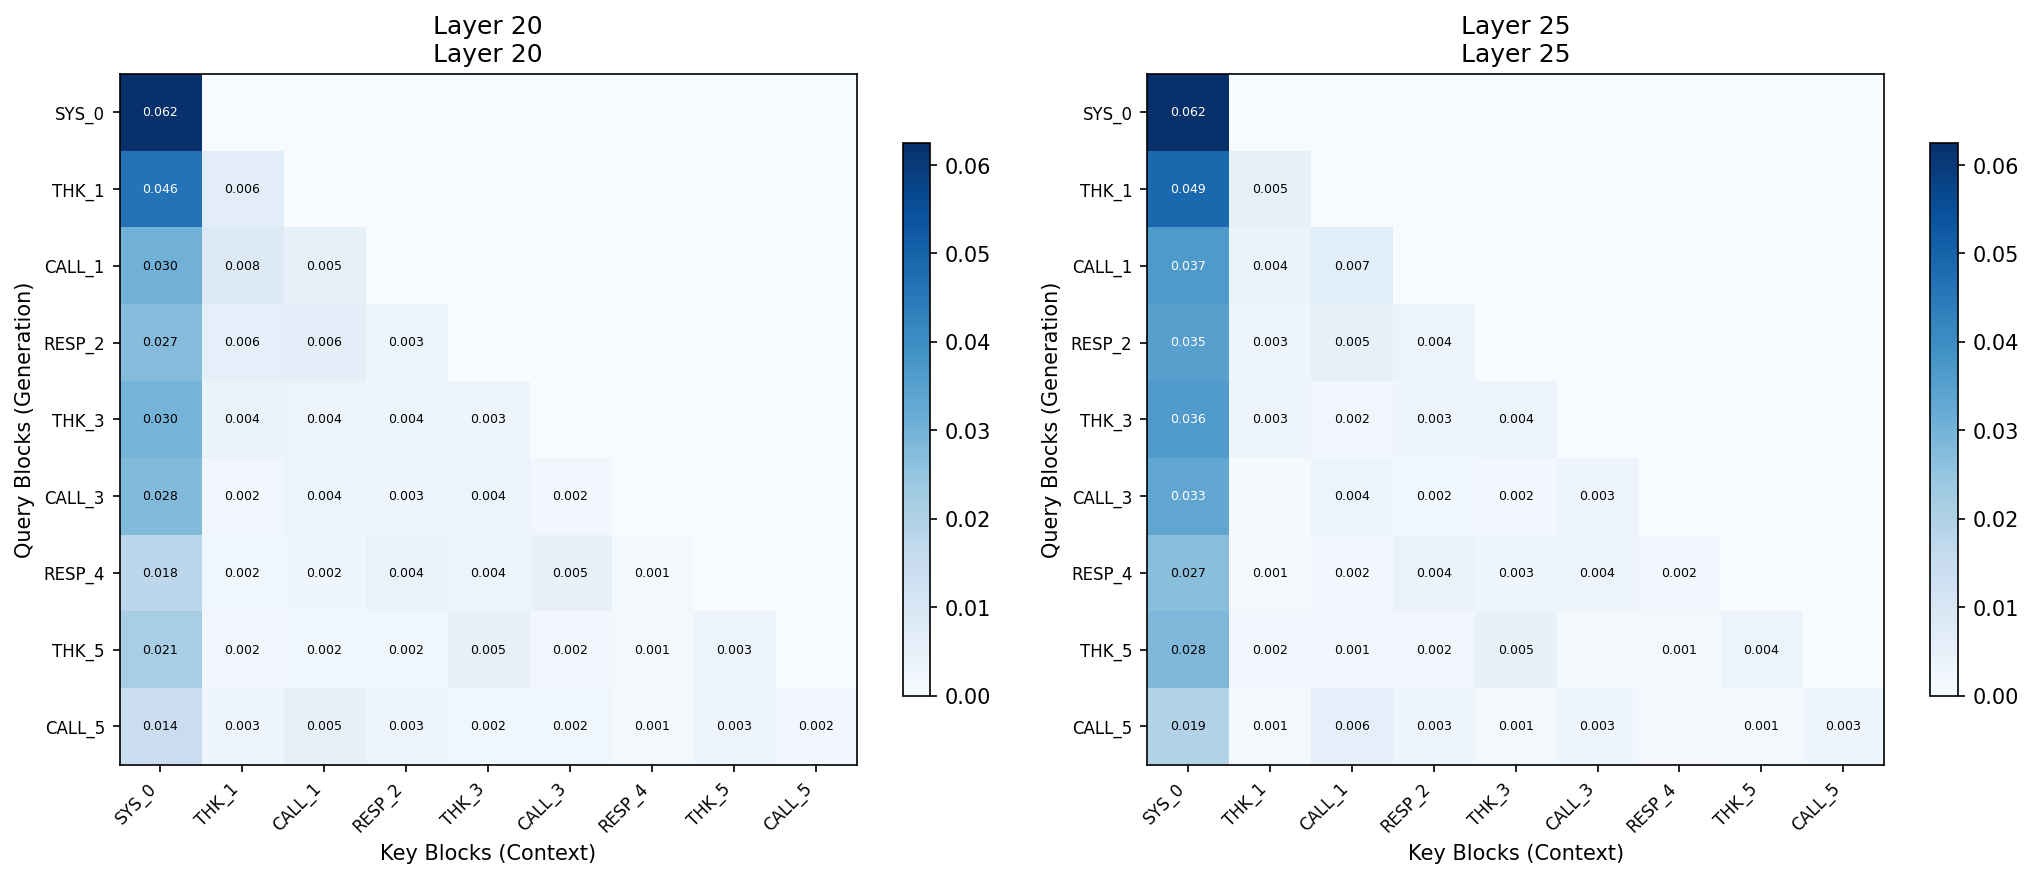

Write the Python code that produced this figure.
"""
Attention Map Analyzer for Large Language Models
支持 32B 模型多卡运行，分析 <think>, <tool_call>, <tool_response> 等标签块的注意力分布
"""

import json
import re
import torch
import numpy as np
import matplotlib.pyplot as plt
import seaborn as sns
from typing import Dict, List, Tuple, Optional
from dataclasses import dataclass
from transformers import AutoModelForCausalLM, AutoTokenizer
from collections import defaultdict
import warnings
warnings.filterwarnings('ignore')


@dataclass
class TagSpan:
    """标签块的位置信息"""
    tag_type: str  # think, tool_call, tool_response, answer
    start_char: int
    end_char: int
    start_token: int = -1
    end_token: int = -1
    content: str = ""


@dataclass
class AttentionAnalysisResult:
    """注意力分析结果"""
    sample_id: int
    layer_id: int
    tag_spans: List[TagSpan]
    attention_matrix: np.ndarray
    token_texts: List[str]
    cross_region_attention: Dict[str, Dict[str, float]]


class AttentionMapAnalyzer:
    """注意力图分析器"""
    
    # 需要提取的标签模式
    TAG_PATTERNS = {
        'think': r'<think>(.*?)</think>',
        'tool_call': r'<tool_call>(.*?)</tool_call>',
        'tool_response': r'<tool_response>(.*?)</tool_response>',
        'answer': r'<answer>(.*?)</answer>'
    }
    
    def __init__(
        self,
        model_path: str,
        selected_layers: List[int] = None,
        device_map: str = "auto",
        torch_dtype: torch.dtype = torch.bfloat16,
        max_length: int = 4096
    ):
        """
        初始化分析器
        
        Args:
            model_path: 模型路径
            selected_layers: 要分析的层索引列表，默认选择几个代表性层
            device_map: 设备映射策略，支持多卡
            torch_dtype: 模型精度
            max_length: 最大序列长度
        """
        self.model_path = model_path
        self.max_length = max_length
        self.torch_dtype = torch_dtype
        
        print(f"Loading tokenizer from {model_path}...")
        self.tokenizer = AutoTokenizer.from_pretrained(
            model_path, 
            trust_remote_code=True
        )
        
        print(f"Loading model with device_map='{device_map}'...")
        self.model = AutoModelForCausalLM.from_pretrained(
            model_path,
            device_map=device_map,
            torch_dtype=torch_dtype,
            trust_remote_code=True,
            output_attentions=True,  # 启用注意力输出
            attn_implementation="eager"  # 使用eager模式以获取完整attention
        )
        self.model.eval()
        
        # 获取模型层数
        self.num_layers = self.model.config.num_hidden_layers
        print(f"Model has {self.num_layers} layers")
        
        # 设置要分析的层（默认选择早期、中期、晚期各几层）
        if selected_layers is None:
            self.selected_layers = self._get_default_layers()
        else:
            self.selected_layers = selected_layers
        print(f"Selected layers for analysis: {self.selected_layers}")
    
    def _get_default_layers(self) -> List[int]:
        """获取默认的代表性层"""
        n = self.num_layers
        # 选择第1层、1/4处、1/2处、3/4处、最后一层
        layers = [
            0,              # 第一层
            n // 4,         # 1/4 处
            n // 2,         # 中间层
            3 * n // 4,     # 3/4 处
            n - 1           # 最后一层
        ]
        return sorted(set(layers))
    
    def load_json_data(self, json_path: str) -> List[Dict]:
        """加载JSON格式的数据"""
        with open(json_path, 'r', encoding='utf-8') as f:
            data = json.load(f)
        print(f"Loaded {len(data)} samples from {json_path}")
        return data
    
    def extract_assistant_content(self, messages: List[Dict]) -> str:
        """提取所有assistant角色的内容并拼接"""
        assistant_contents = []
        for msg in messages:
            if msg.get('role') == 'assistant':
                content = msg.get('content', '')
                if content:
                    assistant_contents.append(content)
        return '\n'.join(assistant_contents)
    
    def build_full_conversation(self, messages: List[Dict]) -> str:
        """构建完整的对话文本（用于tokenization）"""
        # 使用 chat template 如果可用
        if hasattr(self.tokenizer, 'apply_chat_template'):
            try:
                return self.tokenizer.apply_chat_template(
                    messages, 
                    tokenize=False, 
                    add_generation_prompt=False
                )
            except Exception as e:
                print(f"Warning: apply_chat_template failed: {e}")
        
        # 回退到简单拼接
        parts = []
        for msg in messages:
            role = msg.get('role', 'unknown')
            content = msg.get('content', '')
            parts.append(f"<|{role}|>\n{content}")
        return '\n'.join(parts)
    
    def find_tag_spans(self, text: str) -> List[TagSpan]:
        """在文本中找到所有标签块的位置"""
        spans = []
        
        for tag_type, pattern in self.TAG_PATTERNS.items():
            for match in re.finditer(pattern, text, re.DOTALL):
                span = TagSpan(
                    tag_type=tag_type,
                    start_char=match.start(),
                    end_char=match.end(),
                    content=match.group(1).strip()[:100]  # 保存前100字符作为预览
                )
                spans.append(span)
        
        # 按起始位置排序
        spans.sort(key=lambda x: x.start_char)
        return spans
    
    def map_char_to_token_positions(
        self, 
        text: str, 
        spans: List[TagSpan],
        encoding
    ) -> List[TagSpan]:
        """将字符位置映射到token位置"""
        # 获取每个token的字符偏移
        token_offsets = []
        for i in range(len(encoding.input_ids[0])):
            try:
                char_span = encoding.token_to_chars(0, i)
                if char_span:
                    token_offsets.append((i, char_span.start, char_span.end))
            except:
                continue
        
        # 为每个span找到对应的token范围
        for span in spans:
            start_token = None
            end_token = None
            
            for token_idx, char_start, char_end in token_offsets:
                # 找起始token
                if start_token is None and char_end > span.start_char:
                    start_token = token_idx
                # 找结束token
                if char_start < span.end_char:
                    end_token = token_idx + 1
            
            if start_token is not None and end_token is not None:
                span.start_token = start_token
                span.end_token = end_token
        
        return spans
    
    def get_attention_maps(
        self, 
        input_ids: torch.Tensor
    ) -> Dict[int, torch.Tensor]:
        """获取指定层的注意力图"""
        with torch.no_grad():
            outputs = self.model(
                input_ids=input_ids,
                output_attentions=True,
                return_dict=True
            )
        
        attention_maps = {}
        for layer_idx in self.selected_layers:
            if layer_idx < len(outputs.attentions):
                # Shape: (batch, num_heads, seq_len, seq_len)
                attn = outputs.attentions[layer_idx]
                # 平均所有头
                attn_avg = attn.mean(dim=1)  # (batch, seq_len, seq_len)
                attention_maps[layer_idx] = attn_avg[0].float().cpu().numpy()
        
        return attention_maps
    
    def analyze_cross_region_attention(
        self,
        attention_matrix: np.ndarray,
        tag_spans: List[TagSpan],
        seq_len: int
    ) -> Dict[str, Dict[str, float]]:
        """分析不同区域之间的注意力流向"""
        # 创建区域标记
        regions = {'other': []}
        token_to_region = ['other'] * seq_len
        
        for span in tag_spans:
            if span.start_token >= 0 and span.end_token >= 0:
                region_name = span.tag_type
                if region_name not in regions:
                    regions[region_name] = []
                
                for t in range(span.start_token, min(span.end_token, seq_len)):
                    token_to_region[t] = region_name
                    regions[region_name].append(t)
        
        # 填充other区域
        regions['other'] = [i for i in range(seq_len) if token_to_region[i] == 'other']
        
        # 计算区域间注意力
        cross_attention = {}
        region_names = list(regions.keys())
        
        for src_region in region_names:
            cross_attention[src_region] = {}
            src_tokens = regions[src_region]
            
            if not src_tokens:
                continue
            
            for tgt_region in region_names:
                tgt_tokens = regions[tgt_region]
                if not tgt_tokens:
                    cross_attention[src_region][tgt_region] = 0.0
                    continue
                
                # 计算从 src 到 tgt 的平均注意力
                total_attn = 0.0
                count = 0
                for s in src_tokens:
                    for t in tgt_tokens:
                        if t < s:  # causal attention
                            total_attn += attention_matrix[s, t]
                            count += 1
                
                cross_attention[src_region][tgt_region] = total_attn / max(count, 1)
        
        return cross_attention
    
    def analyze_sample(
        self, 
        sample: Dict, 
        sample_id: int = 0
    ) -> List[AttentionAnalysisResult]:
        """分析单个样本"""
        messages = sample.get('messages', [])
        
        # 构建完整对话
        full_text = self.build_full_conversation(messages)
        
        # 提取assistant内容中的标签
        assistant_text = self.extract_assistant_content(messages)
        
        # 在完整文本中找标签位置（需要在完整文本中搜索）
        tag_spans = self.find_tag_spans(full_text)
        
        if not tag_spans:
            print(f"  Sample {sample_id}: No tags found")
            return []
        
        print(f"  Sample {sample_id}: Found {len(tag_spans)} tag spans")
        for span in tag_spans:
            print(f"    - {span.tag_type}: chars [{span.start_char}:{span.end_char}]")
        
        # Tokenize
        encoding = self.tokenizer(
            full_text,
            return_tensors='pt',
            max_length=self.max_length,
            truncation=True,
            return_offsets_mapping=True
        )
        
        input_ids = encoding.input_ids.to(self.model.device)
        seq_len = input_ids.shape[1]
        print(f"  Sequence length: {seq_len}")
        
        # 映射token位置
        tag_spans = self.map_char_to_token_positions(full_text, tag_spans, encoding)
        
        # 过滤有效的spans
        valid_spans = [s for s in tag_spans if s.start_token >= 0 and s.end_token >= 0]
        print(f"  Valid spans with token positions: {len(valid_spans)}")
        for span in valid_spans:
            print(f"    - {span.tag_type}: tokens [{span.start_token}:{span.end_token}]")
        
        # 获取attention maps
        print(f"  Computing attention maps for layers {self.selected_layers}...")
        attention_maps = self.get_attention_maps(input_ids)
        
        # 获取token文本（用于可视化）
        token_ids = input_ids[0].cpu().tolist()
        token_texts = [self.tokenizer.decode([tid]) for tid in token_ids]
        
        # 分析每一层
        results = []
        for layer_idx, attn_matrix in attention_maps.items():
            cross_attn = self.analyze_cross_region_attention(
                attn_matrix, valid_spans, seq_len
            )
            
            result = AttentionAnalysisResult(
                sample_id=sample_id,
                layer_id=layer_idx,
                tag_spans=valid_spans,
                attention_matrix=attn_matrix,
                token_texts=token_texts,
                cross_region_attention=cross_attn
            )
            results.append(result)
        
        return results
    
    def analyze_dataset(
        self, 
        json_path: str,
        max_samples: int = None
    ) -> List[AttentionAnalysisResult]:
        """分析整个数据集"""
        data = self.load_json_data(json_path)
        
        if max_samples:
            data = data[:max_samples]
        
        all_results = []
        for i, sample in enumerate(data):
            print(f"\nAnalyzing sample {i+1}/{len(data)}...")
            results = self.analyze_sample(sample, sample_id=i)
            all_results.extend(results)
        
        return all_results
    
    def visualize_attention_heatmap(
        self,
        result: AttentionAnalysisResult,
        output_path: str = None,
        max_display_tokens: int = 200,
        figsize: Tuple[int, int] = (16, 14)
    ):
        """可视化注意力热力图，标注标签区域"""
        attn = result.attention_matrix
        spans = result.tag_spans
        
        # 限制显示的token数量
        display_len = min(attn.shape[0], max_display_tokens)
        attn_display = attn[:display_len, :display_len]
        
        fig, ax = plt.subplots(figsize=figsize)
        
        # 绘制热力图
        sns.heatmap(
            attn_display,
            cmap='Blues',
            ax=ax,
            cbar_kws={'label': 'Attention Weight'}
        )
        
        # 标注标签区域
        colors = {
            'think': 'red',
            'tool_call': 'green',
            'tool_response': 'orange',
            'answer': 'purple'
        }
        
        for span in spans:
            if span.start_token < display_len and span.end_token <= display_len:
                color = colors.get(span.tag_type, 'gray')
                
                # 画矩形框标注区域
                rect = plt.Rectangle(
                    (span.start_token, span.start_token),
                    span.end_token - span.start_token,
                    span.end_token - span.start_token,
                    fill=False,
                    edgecolor=color,
                    linewidth=2,
                    linestyle='--'
                )
                ax.add_patch(rect)
                
                # 添加标签
                ax.annotate(
                    f'<{span.tag_type}>',
                    xy=(span.start_token, span.start_token),
                    fontsize=8,
                    color=color,
                    fontweight='bold'
                )
        
        ax.set_title(f'Attention Map - Sample {result.sample_id}, Layer {result.layer_id}')
        ax.set_xlabel('Key Position (attending to)')
        ax.set_ylabel('Query Position (from)')
        
        # 添加图例
        legend_elements = [
            plt.Line2D([0], [0], color=c, linewidth=2, linestyle='--', label=f'<{t}>')
            for t, c in colors.items()
        ]
        ax.legend(handles=legend_elements, loc='upper right')
        
        plt.tight_layout()
        
        if output_path:
            plt.savefig(output_path, dpi=150, bbox_inches='tight')
            print(f"Saved attention heatmap to {output_path}")
        
        plt.close()
        return fig
    
    def visualize_cross_region_attention(
        self,
        results: List[AttentionAnalysisResult],
        output_path: str = None,
        figsize: Tuple[int, int] = (14, 10)
    ):
        """可视化跨区域注意力流向（多层对比）"""
        # 收集所有区域
        all_regions = set()
        for r in results:
            all_regions.update(r.cross_region_attention.keys())
        regions = sorted(all_regions)
        
        # 按层组织数据
        layer_data = defaultdict(dict)
        for r in results:
            layer_data[r.layer_id] = r.cross_region_attention
        
        n_layers = len(layer_data)
        fig, axes = plt.subplots(1, n_layers, figsize=figsize)
        
        if n_layers == 1:
            axes = [axes]
        
        for idx, (layer_id, cross_attn) in enumerate(sorted(layer_data.items())):
            # 构建矩阵
            matrix = np.zeros((len(regions), len(regions)))
            for i, src in enumerate(regions):
                for j, tgt in enumerate(regions):
                    if src in cross_attn and tgt in cross_attn[src]:
                        matrix[i, j] = cross_attn[src][tgt]
            
            ax = axes[idx]
            sns.heatmap(
                matrix,
                xticklabels=regions,
                yticklabels=regions,
                annot=True,
                fmt='.3f',
                cmap='YlOrRd',
                ax=ax,
                cbar=idx == n_layers - 1  # 只在最后一个显示colorbar
            )
            ax.set_title(f'Layer {layer_id}')
            ax.set_xlabel('Target Region')
            ax.set_ylabel('Source Region')
        
        plt.suptitle('Cross-Region Attention Flow', fontsize=14)
        plt.tight_layout()
        
        if output_path:
            plt.savefig(output_path, dpi=150, bbox_inches='tight')
            print(f"Saved cross-region attention plot to {output_path}")
        
        plt.close()
        return fig
    
    def generate_summary_report(
        self,
        results: List[AttentionAnalysisResult]
    ) -> str:
        """生成分析摘要报告"""
        report_lines = [
            "=" * 60,
            "ATTENTION MAP ANALYSIS REPORT",
            "=" * 60,
            ""
        ]
        
        # 按样本和层组织结果
        samples = defaultdict(list)
        for r in results:
            samples[r.sample_id].append(r)
        
        for sample_id, sample_results in sorted(samples.items()):
            report_lines.append(f"\n{'='*40}")
            report_lines.append(f"SAMPLE {sample_id}")
            report_lines.append(f"{'='*40}")
            
            # 显示标签信息
            if sample_results:
                spans = sample_results[0].tag_spans
                report_lines.append(f"\nTag Spans Found: {len(spans)}")
                for span in spans:
                    report_lines.append(
                        f"  - <{span.tag_type}>: tokens [{span.start_token}:{span.end_token}]"
                    )
            
            # 每层的跨区域注意力统计
            report_lines.append("\nCross-Region Attention Summary:")
            for r in sample_results:
                report_lines.append(f"\n  Layer {r.layer_id}:")
                
                # 找出最强的注意力流向
                max_attn = 0
                max_flow = ""
                for src, targets in r.cross_region_attention.items():
                    for tgt, attn in targets.items():
                        if attn > max_attn:
                            max_attn = attn
                            max_flow = f"{src} -> {tgt}"
                
                report_lines.append(f"    Strongest flow: {max_flow} ({max_attn:.4f})")
                
                # 各区域自注意力
                for region in ['think', 'tool_call', 'tool_response', 'answer']:
                    if region in r.cross_region_attention:
                        self_attn = r.cross_region_attention[region].get(region, 0)
                        report_lines.append(f"    {region} self-attention: {self_attn:.4f}")
        
        report = "\n".join(report_lines)
        return report


def main():
    """主函数示例"""
    import argparse
    
    parser = argparse.ArgumentParser(description='Analyze attention maps for LLM')
    parser.add_argument('--model_path', type=str, required=True,
                       help='Path to the model')
    parser.add_argument('--json_path', type=str, required=True,
                       help='Path to input JSON file')
    parser.add_argument('--output_dir', type=str, default='./attention_analysis',
                       help='Output directory for results')
    parser.add_argument('--max_samples', type=int, default=5,
                       help='Maximum number of samples to analyze')
    parser.add_argument('--layers', type=str, default=None,
                       help='Comma-separated layer indices to analyze (e.g., "0,16,31")')
    parser.add_argument('--max_length', type=int, default=4096,
                       help='Maximum sequence length')
    
    args = parser.parse_args()
    
    import os
    os.makedirs(args.output_dir, exist_ok=True)
    
    # 解析层索引
    selected_layers = None
    if args.layers:
        selected_layers = [int(x.strip()) for x in args.layers.split(',')]
    
    # 初始化分析器
    analyzer = AttentionMapAnalyzer(
        model_path=args.model_path,
        selected_layers=selected_layers,
        max_length=args.max_length
    )
    
    # 分析数据集
    results = analyzer.analyze_dataset(
        json_path=args.json_path,
        max_samples=args.max_samples
    )
    
    if not results:
        print("No results generated!")
        return
    
    # 生成可视化
    print("\nGenerating visualizations...")
    
    # 为每个样本的每一层生成热力图
    for r in results:
        output_path = os.path.join(
            args.output_dir, 
            f"attention_heatmap_sample{r.sample_id}_layer{r.layer_id}.png"
        )
        analyzer.visualize_attention_heatmap(r, output_path=output_path)
    
    # 生成跨区域注意力对比图
    # 按样本分组
    from collections import defaultdict
    by_sample = defaultdict(list)
    for r in results:
        by_sample[r.sample_id].append(r)
    
    for sample_id, sample_results in by_sample.items():
        output_path = os.path.join(
            args.output_dir,
            f"cross_region_attention_sample{sample_id}.png"
        )
        analyzer.visualize_cross_region_attention(sample_results, output_path=output_path)
    
    # 生成报告
    report = analyzer.generate_summary_report(results)
    report_path = os.path.join(args.output_dir, "analysis_report.txt")
    with open(report_path, 'w', encoding='utf-8') as f:
        f.write(report)
    print(f"\nSaved report to {report_path}")
    print("\n" + report)


if __name__ == "__main__":
    main()